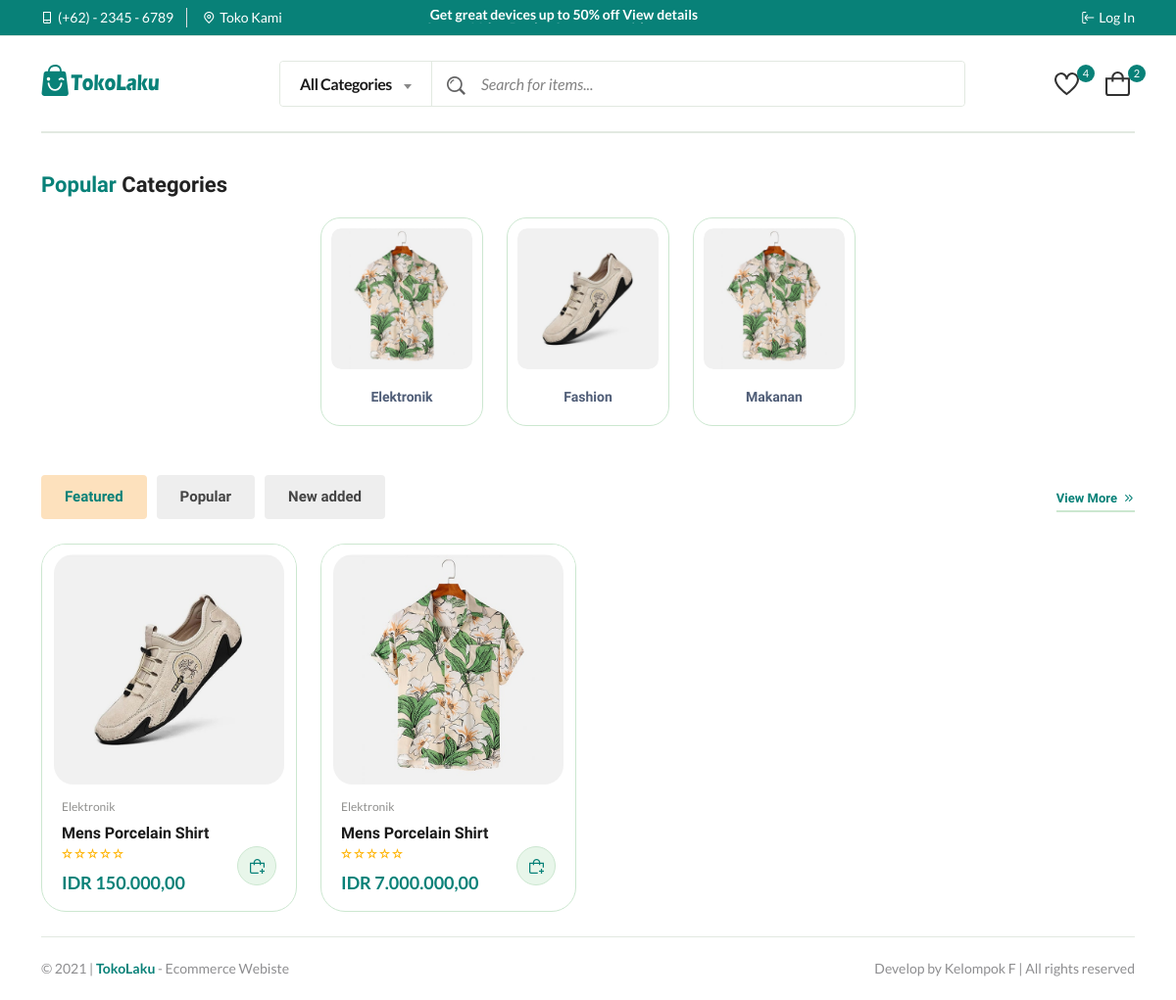
The page /public/index.php on the database its author committed.
### tables this page shows
CREATE TABLE `category` (
  `id` int(11) UNSIGNED NOT NULL,
  `name` varchar(255) NOT NULL,
  `description` text NOT NULL,
  `image` varchar(255) NOT NULL
);

CREATE TABLE `product` (
  `id` int(11) UNSIGNED NOT NULL,
  `name` varchar(255) NOT NULL,
  `category_id` int(11) UNSIGNED NOT NULL,
  `image` varchar(255) NOT NULL,
  `stock` int(11) NOT NULL,
  `description` text DEFAULT NULL,
  `price` double(10,2) NOT NULL,
  `seller_id` int(11) UNSIGNED NOT NULL,
  `created` timestamp NOT NULL DEFAULT current_timestamp(),
  `modified` timestamp NOT NULL DEFAULT current_timestamp() ON UPDATE current_timestamp()
);

### app/core/Controller.php (called while the page is built, shortened)
<?php
class Controller {
    public function view($view, $data = [])
    {
        require_once '../app/views/' . $view . '.php';
    }
    public function model($model)
    {
        return new $model;
    }
}

### app/controllers/Home.php (called while the page is built, shortened)
<?php
class Home extends Controller {
    public function index()
    {
        $data['pageTitle']  = '';
        $data['category']   = $this->model('CategoryModel')->getAllProductCategories();
        $data['product']    = $this->model('ProductModel')->getAllProduct();
        $this->view('templates/FrondEndHeader', $data);
        $this->view('home/index', $data);
        $this->view('templates/FrondEndFooter');
    }
}

### app/core/App.php (called while the page is built, shortened)
<?php
class App {
    protected $method = 'index';
    protected $params = [];
    public function __construct()
    {
        $this->controller = new $this->controller;
        call_user_func_array([$this->controller, $this->method], $this->params);
    }
}

### public/index.php (called while the page is built, shortened)
<?php
$app = new App;

### app/core/Database.php (called while the page is built, shortened)
<?php
class Database {
    private $host = DB_HOST;
    private $user = DB_USER;
    private $pass = DB_PASS;
    private $db_name = DB_NAME;
    private $dbh;
    private $stmt;
    public function __construct()
    {
        $dsn = 'mysql:host=' . $this->host . ';dbname=' . $this->db_name;
        $option = [
            PDO::ATTR_PERSISTENT => true,
            PDO::ATTR_ERRMODE => PDO::ERRMODE_EXCEPTION
        ];
        try {
            $this->dbh = new PDO($dsn, $this->user, $this->pass, $option);
        } catch(PDOException $e) {
            die($e->getMessage());
        }
    }
    public function query($query)
    {
        $this->stmt = $this->dbh->prepare($query);
    }
    public function execute()
    {
        $this->stmt->execute();
    }
    public function resultSet()
    {
        $this->execute();
        return $this->stmt->fetchAll(PDO::FETCH_ASSOC);
    }
}

### app/models/CategoryModel.php (called while the page is built, shortened)
<?php
class CategoryModel {
    private $table  = 'category';
    private $table2  = 'product';
    private $db;
    public function __construct()
    {
        $this->db = new Database;
    }
    public function getAllProductCategories(){
        $query = "
            SELECT *
            FROM ". $this->table ."
            LEFT JOIN (
                SELECT category_id, COUNT(category_id) AS jumlahProduk
                FROM ". $this->table2 ."
                GROUP BY category_id) AS product
            ON category.id = product.category_id;
        ";
        $this->db->query($query);
        $this->db->execute();
        return $this->db->resultSet();
    }
}

### app/models/ProductModel.php (called while the page is built, shortened)
<?php
class ProductModel {
    private $table = 'product';
    private $table2 = 'category';
    private $db;
    public function __construct()
    {
        $this->db = new Database;
    }
    public function getAllProduct()
    {
        $query = "
            SELECT p.id, p.name, c.name AS category, p.image, p.stock, p.description, p.price, p.seller_id, p.created, p.modified
            FROM ". $this->table ." p
            LEFT JOIN ". $this->table2 ." c
            ON p.category_id = c.id;
        ";
        $this->db->query('SELECT * FROM ' . $this->table);
        $this->db->query($query);
        $this->db->execute();
        return $this->db->resultSet();
    }
}

### app/core/Formatter.php (called while the page is built)
<?php
class Formatter {
    public static function rupiah($value)
    {
        $rupiah = "IDR " . number_format($value, '2', ',', '.');
        return $rupiah;
    }
}

### app/views/home/index.php (the view, shortened to what this page needs)
<main class="main">
    <section class="popular-categories section-padding mt-15">
        <div class="container wow fadeIn animated">
            <h3 class="section-title mb-20"><span>Popular</span> Categories</h3>
            <div class="carausel-6-columns-cover position-relative">
                <div class="carausel-6-columns" id="carausel-6-columns">
                    <?php foreach( $data['category'] as $category ) : ?>
                        <div class="card-1">
                            <figure class=" img-hover-scale overflow-hidden">
                                <a href="shop-grid-right.html"><img src="<?= IMGBASEURL; ?>/<?= $category['image'] ?>" alt="<?= $category['name'] ?>"></a>
                            </figure>
                            <h5><a href="shop-grid-right.html"><?= $category['name'] ?></a></h5>
                        </div>
                    <?php endforeach; ?>
                </div>
            </div>
        </div>
    </section>
    <section class="product-tabs section-padding wow fadeIn animated">
        <div class="container">
            <div class="tab-header">
                <ul class="nav nav-tabs" id="myTab" role="tablist">
                    <li class="nav-item" role="presentation">
                        <button class="nav-link active" id="nav-tab-one" data-bs-toggle="tab" data-bs-target="#tab-one" type="button" role="tab" aria-controls="tab-one" aria-selected="true">Featured</button>
                    </li>
                    <li class="nav-item" role="presentation">
                        <button class="nav-link" id="nav-tab-two" data-bs-toggle="tab" data-bs-target="#tab-two" type="button" role="tab" aria-controls="tab-two" aria-selected="false">Popular</button>
                    </li>
                    <li class="nav-item" role="presentation">
                        <button class="nav-link" id="nav-tab-three" data-bs-toggle="tab" data-bs-target="#tab-three" type="button" role="tab" aria-controls="tab-three" aria-selected="false">New added</button>
                    </li>
                </ul>
                <a href="#" class="view-more d-none d-md-flex">View More<i class="fi-rs-angle-double-small-right"></i></a>
            </div>
            <div class="tab-content wow fadeIn animated" id="myTabContent">
                <div class="tab-pane fade show active" id="tab-one" role="tabpanel" aria-labelledby="tab-one">
                    <div class="row product-grid-4">
                    <?php foreach( $data['product'] as $product ) : ?>
                            <div class="col-lg-3 col-md-4 col-12 col-sm-6">
                                <div class="product-cart-wrap mb-xs-30">
                                    <div class="product-img-action-wrap">
                                        <div class="product-img product-img-zoom">
                                            <a href="<?= BASEURL ?>/home/product/<?= $product['id'] ?>">
                                                <img class="default-img" src="<?= IMGBASEURL; ?>/<?= $product['image'] ?>" alt="<?= $product['name'] ?>">
                                            </a>
                                        </div>
                                    </div>
                                    <div class="product-content-wrap">
                                        <div class="product-category">
                                            <a href="#"><?= $product['category'] ?></a>
                                        </div>
                                        <h2><a href="#">Mens Porcelain Shirt</a></h2>
                                        <div class="rating-result" title="90%">
                                        </div>
                                        <div class="product-price">
                                            <span><?= Formatter::rupiah($product['price']) ?></span>
                                        </div>
                                        <div class="product-action-1 show">
                                            <a aria-label="Add To Cart" class="action-btn hover-up" href="shop-cart.html"><i class="fi-rs-shopping-bag-add"></i></a>
                                        </div>
                                    </div>
                                </div>
                            </div>
                        <?php endforeach; ?>
                    </div>
                </div>
            </div>
        </div>
    </section>
</main>

### app/views/templates/FrondEndHeader.php (shortened to what this page needs)
<!DOCTYPE html>
<html class="no-js" lang="en">
<head>
    <link rel="stylesheet" href="<?= BASEURL; ?>/frondend/css/main.css">
    <link rel="stylesheet" href="<?= BASEURL; ?>/vendor/sweetalert2.min.css">
</head>
<body>
    <header class="header-area header-style-3 header-height-2">
        <div class="header-top header-top-ptb-1 d-none d-lg-block">
            <div class="container">
                <div class="row align-items-center">
                    <div class="col-xl-3 col-lg-4">
                        <div class="header-info">
                            <ul>
                                <li><i class="fi-rs-smartphone"></i> <a href="#">(+62) - 2345 - 6789</a></li>
                                <li><i class="fi-rs-marker"></i><a href="page-contact.html">Toko Kami</a></li>
                            </ul>
                        </div>
                    </div>
                    <div class="col-xl-6 col-lg-4">
                        <div class="text-center">
                            <div id="news-flash" class="d-inline-block">
                                <ul>
                                    <li>Get great devices up to 50% off <a href="shop-grid-right.html">View details</a></li>
                                </ul>
                            </div>
                        </div>
                    </div>
                    <div class="col-xl-3 col-lg-4">
                        <div class="header-info header-info-right">
                            <ul>
                                <?php if(isset($_SESSION['HomeLogin'])) : ?>
                                    <li>
                                        <a class="language-dropdown-active" href="#"> <i class="fi-rs-user"></i> Account <i class="fi-rs-angle-small-down"></i></a>
                                        <ul class="language-dropdown">
                                            <li><a href="<?= BASEURL; ?>/home/profile">Profile</a></li>
                                            <li><a href="<?= BASEURL; ?>/home/logout">Logout</a></li>
                                        </ul>
                                    </li>
                                <?php else :  ?>
                                    <li><i class="fi-rs-sign-in"></i><a href="<?= BASEURL; ?>/home/login">Log In</a></li>
                                <?php endif; ?>
                            </ul>
                        </div>
                    </div>
                </div>
            </div>
        </div>
        <div class="header-middle header-middle-ptb-1 d-none d-lg-block">
            <div class="container">
                <div class="header-wrap">
                    <div class="logo logo-width-1">
                        <a href="<?= BASEURL; ?>/home"><img src="<?= BASEURL; ?>/frondend/imgs/theme/logo.svg" alt="logo"></a>
                    </div>
                    <div class="header-right">
                        <div class="search-style-2">
                            <form action="#">
                                <input type="text" placeholder="Search for items...">
                            </form>
                        </div>
                        <div class="header-action-right">
                            <div class="header-action-2">
                                <div class="header-action-icon-2">
                                    <a href="#">
                                        <img class="svgInject" alt="TokoLaku" src="<?= BASEURL; ?>/frondend/imgs/theme/icons/icon-heart.svg">
                                        <span class="pro-count blue">4</span>
                                    </a>
                                </div>
                                <div class="header-action-icon-2">
                                    <a class="mini-cart-icon" href="#">
                                        <img alt="TokoLaku" src="<?= BASEURL; ?>/frondend/imgs/theme/icons/icon-cart.svg">
                                        <span class="pro-count blue">2</span>
                                    </a>
                                </div>
                            </div>
                        </div>
                    </div>
                </div>
            </div>
        </div>
        <div class="header-bottom header-bottom-bg-color sticky-bar">
            <div class="container">
                <div class="header-wrap header-space-between position-relative  main-nav">
                </div>
            </div>
        </div>
    </header>

### app/views/templates/FrondEndFooter.php (shortened to what this page needs)
<footer class="main">
    <div class="container pb-20 wow fadeIn animated">
        <div class="row">
            <div class="col-12 mb-20">
                <div class="footer-bottom"></div>
            </div>
            <div class="col-lg-6">
                <p class="float-md-left font-sm text-muted mb-0">&copy; 2021 | <strong class="text-brand"><?= APPNAME; ?></strong> - Ecommerce Webiste </p>
            </div>
            <div class="col-lg-6">
                <p class="text-lg-end text-start font-sm text-muted mb-0"> Develop by <?= DEVELOPER; ?> | All rights reserved </p>
            </div>
        </div>
    </div>
</footer>
<script src="<?= BASEURL; ?>/vendor/SweetAlert/sweetalert2.all.min.js"></script> <?= SweetAlert::sweetAlert() ?> <?= SweetAlert::sweetToast() ?> </body>
</html>

### rows shown on the page
category: image (picture), name "Elektronik"
category: image (picture), name "Fashion"
category: image (picture), name "Makanan"
product: image (picture), category.name "Elektronik", price "IDR 150.000,00"
product: image (picture), category.name "Elektronik", price "IDR 7.000.000,00"

### other values the page prints
APPNAME "TokoLaku"
DEVELOPER "Kelompok F"
